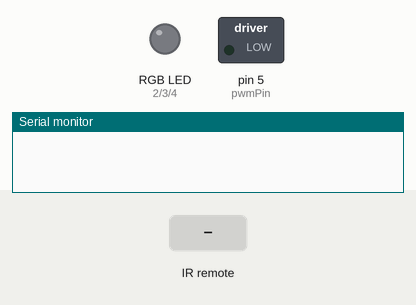
A sketch run on a simulated Arduino Uno, built with avr-gcc and run on an emulated ATmega328P. Shown: switched loads named in the sketch (green lamp = pin HIGH), an RGB LED mixed from three pins (HIGH = lit), the last lines printed to the serial monitor. Inputs (shaded band) come from the test bench.

Above: at 1.2 s.
1.3 s: infrared code 0x1FE50AF received
At 1.6 s:
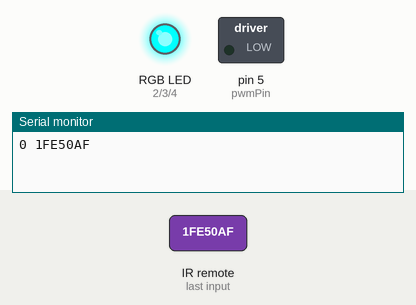
2.8 s: infrared code 0x1FED827 received
At 4.0 s:
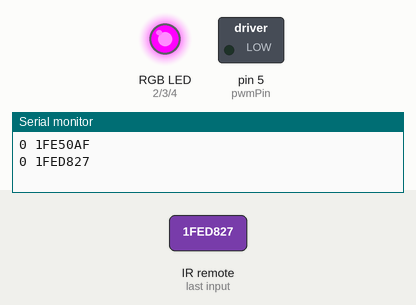
4.3 s: infrared code 0x1FEF807 received
At 5.2 s:
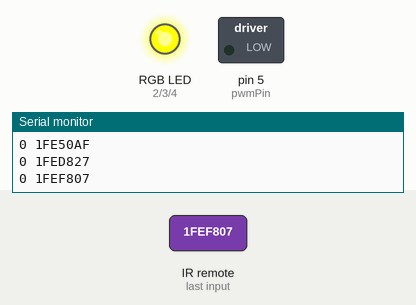
5.8 s: infrared code 0x1FEE01F received
At 6.4 s:
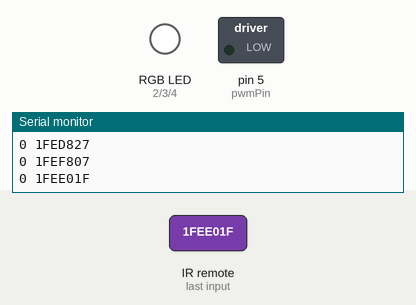
Timing chart, 0 to 8.3 s (numbered marks = the images above; inputs shaded):
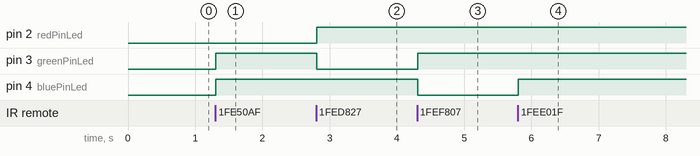

Measured:
- after the input at 1.3 s, pin 3 (greenPinLed), pin 4 (bluePinLed): LOW → HIGH at once
- after the input at 2.8 s, pin 2 (redPinLed): LOW → HIGH at once; pin 3 (greenPinLed): HIGH → LOW at once
- after the input at 4.3 s, pin 3 (greenPinLed): LOW → HIGH at once; pin 4 (bluePinLed): HIGH → LOW at once
- after the input at 5.8 s, pin 4 (bluePinLed): LOW → HIGH at once

The sketch:

HomeAutomation.ino
```cpp
// (licence header left out)
/*
CONTROLS DC FAN SPEED,RGB LED WITH REMOTE.
Following code works on arduino with IR Sensor,a DC Fan and RGB LEDs.
All equipment is controlled by remote and its following HEX code is also given.
My RGB LEDa have anode common, check you's proper before using it.
*/

#include <IRremote.h>
#define COMMON_ANODE //for led

int RECV_PIN = 6; // IR Receiver - Arduino Pin Number 6

IRrecv irrecv(RECV_PIN);
decode_results results;

int redPinLed = 2; // Pin for RED LED Here
int greenPinLed = 3; //pin for Green LED Here
int bluePinLed = 4; //pin for Green LED Here
int pwmPin = 5; // Arduino Pin Number 5 to the Base of the Transistor
int pwmValue;

void setup()
{
  Serial.begin(9600);
  irrecv.enableIRIn(); // Start the receiver
  pinMode(redPinLed, OUTPUT);
  pinMode(greenPinLed, OUTPUT);
  pinMode(bluePinLed, OUTPUT);
  pinMode( pwmPin, OUTPUT);
  pwmValue = 0; // Starts the program with turned off motor
}

void loop() {

  if (irrecv.decode(&results)) {

    analogWrite(pwmPin, pwmValue);

    if (results.value == 0x1FE50AF) { // Red Button=1
      setColor(255, 0, 0);  // Sets Red Color to the RGB LED
      delay(100);
      }
    if (results.value == 0x1FED827) { // Green Button=2
       setColor(0, 255, 0);  // Green Color
      delay(100);
      }
    if (results.value == 0x1FEF807) { // Blue Button=3
      setColor(0, 0, 255);  // Blue Color
      delay(100);
      }

      /*

    if (results.value == 0x6623D37C) { // Yellow Button=4
      setColor(255, 255, 0);  // Yellow Color
      delay(100);
      }
      */

     if (results.value == 0x1FEE01F) { // Stop Button=0
      setColor(0, 0, 0);  // OFF
      delay(100);
      }

    // Code for Fan Control

    if (results.value == 0x1FE807F) { // PLAY Button= "->||" blue button
        pwmValue = 255; // 100% Duty Cycle | Max Speed
        }

      if (results.value == 0x1FE48B7) { // STOP Button=power off button red
        pwmValue = 0; // 0% Duty Cycke | Turned off
        }

       if (results.value == 0x1FE609F) { // Speed Increase Button= VOL +
        if(pwmValue <= 245){
        pwmValue = pwmValue + 10; // Increases the Duty Cycle of the PWM Signal
        delay(20);
      }
    }
    if (results.value == 0x1FEA05F) { // Speed Decrease Button= VOL -
      if(pwmValue >= 20){
        pwmValue = pwmValue - 10; // Decreases the Duty Cycle of the PWM Signal
        delay(20);
      }
    }

  Serial.print(pwmValue);
  Serial.print(" ");
  Serial.println(results.value, HEX);

    irrecv.resume(); // Receive the next value
  }
  delay(100);
}


// Custom made function for activating the RGB LED
void setColor(int red, int green, int blue)
{
  analogWrite(redPinLed, 255-red); // Sends PWM signal to the Red pin
  analogWrite(greenPinLed, 255-green);
  analogWrite(bluePinLed, 255-blue);
}
```
